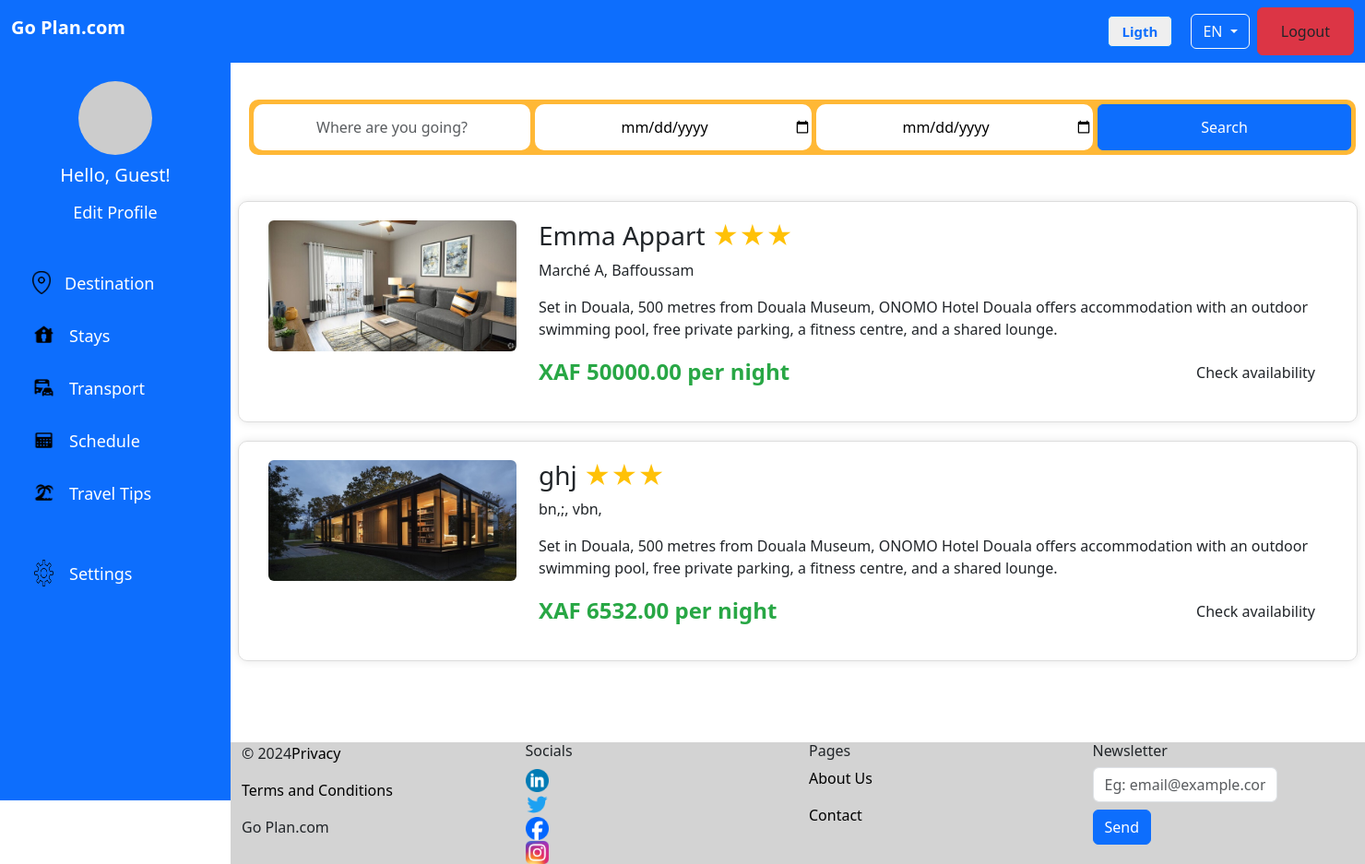
Before: /accommodations/ with the older database file.
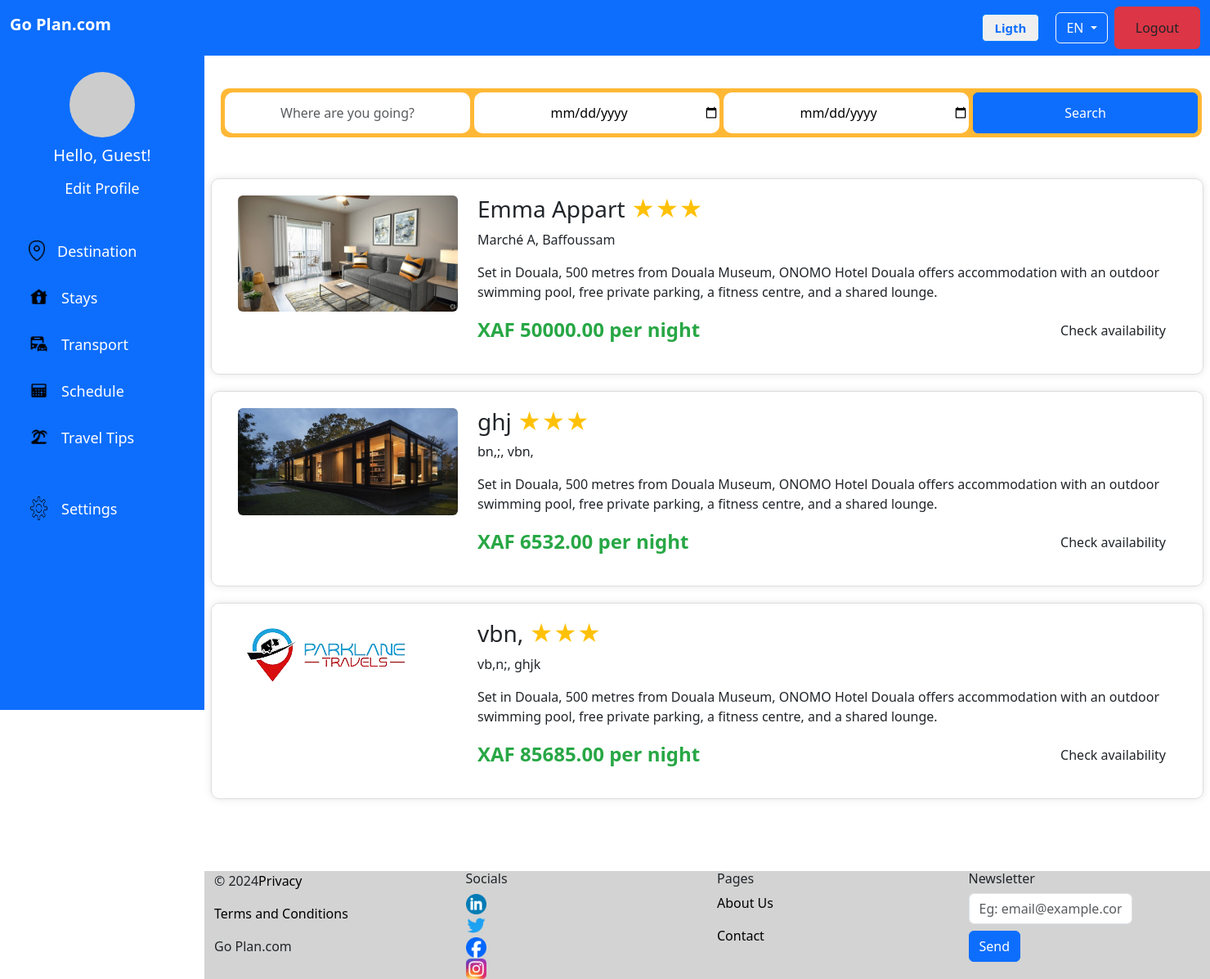
After: the same page with the newer database file.
### accounts/models.py (models this page shows, shortened)
class Accommodation(models.Model):
    ACCOMMODATION_TYPES = (
        ('hotel', 'Hotel'),
        ('apartment', 'Apartment'),
        ('villa', 'Villa'),
    )
    name = models.CharField(max_length=255)
    town = models.CharField(max_length=255)
    location = models.CharField(max_length=255)
    image = models.ImageField(upload_to='images/accommodations/', null=True, blank=True)
    price_per_night = models.DecimalField(max_digits=10, decimal_places=2)
    phone_number = models.CharField(max_length=15)
    type_of_accommodation = models.CharField(max_length=20, choices=ACCOMMODATION_TYPES)

### accounts/views.py (the view)
# urls.py: path('accommodations/', views.accommodation_list, name='accommodation_list'),
def accommodation_list(request):
    accommodations = Accommodation.objects.all()
    return render(request, 'pages/UserDashboard/accommodation_list.html', {'accommodations': accommodations})

### accounts/templates/pages/UserDashboard/accommodation_list.html (shortened to what this page needs)
{% extends "pages/UserDashboard/base.html" %}
{% load static %}
{% block content %}
   <div class="content">
          <div class="input">
            <div class="group">
                <input type="text" class="form-control" placeholder="Where are you going?" aria-label="Location">
            </div>
            <div class="group">
                <input type="date" name="check_in_date" placeholder="Arrival date">
            </div>
            <div class="group">
                <input type="date" name="check_out_date" placeholder="Departure date">
            </div>
            <button class="btn btn-primary ">Search</button>
        </div>
        {% for accommodation in accommodations %}
            <div class="hotel-card row">
                <div class="col-md-3">
                    <img src="{% static accommodation.image %}" alt="{{accommodation.name}}" class="img-fluid rounded">
                </div>
                <div class="col-md-9">
                    <h3>{{ accommodation.name }} <span class="text-warning">★★★</span></h3>
                    <p> {{ accommodation.location }}, {{accommodation.town}}</p>
                    <p>Set in Douala, 500 metres from Douala Museum, ONOMO Hotel Douala offers accommodation with an outdoor swimming pool, free private parking, a fitness centre, and a shared lounge.</p>
                    <div class="d-flex justify-content-between">
                        <p class="hotel-price">XAF {{ accommodation.price_per_night }} per night</p>
                        <a href="{% url 'accommodation_detail' accommodation.pk %}" class="btn availability-btn">Check availability</a>
                    </div>
                </div>
            </div>
        {% endfor %}
    </div>
{% endblock %}

Changed rows visible on the page:
added Accommodation: image (picture), name "vbn,", location "vb,n;", town "ghjk", price_per_night "85685.00"
